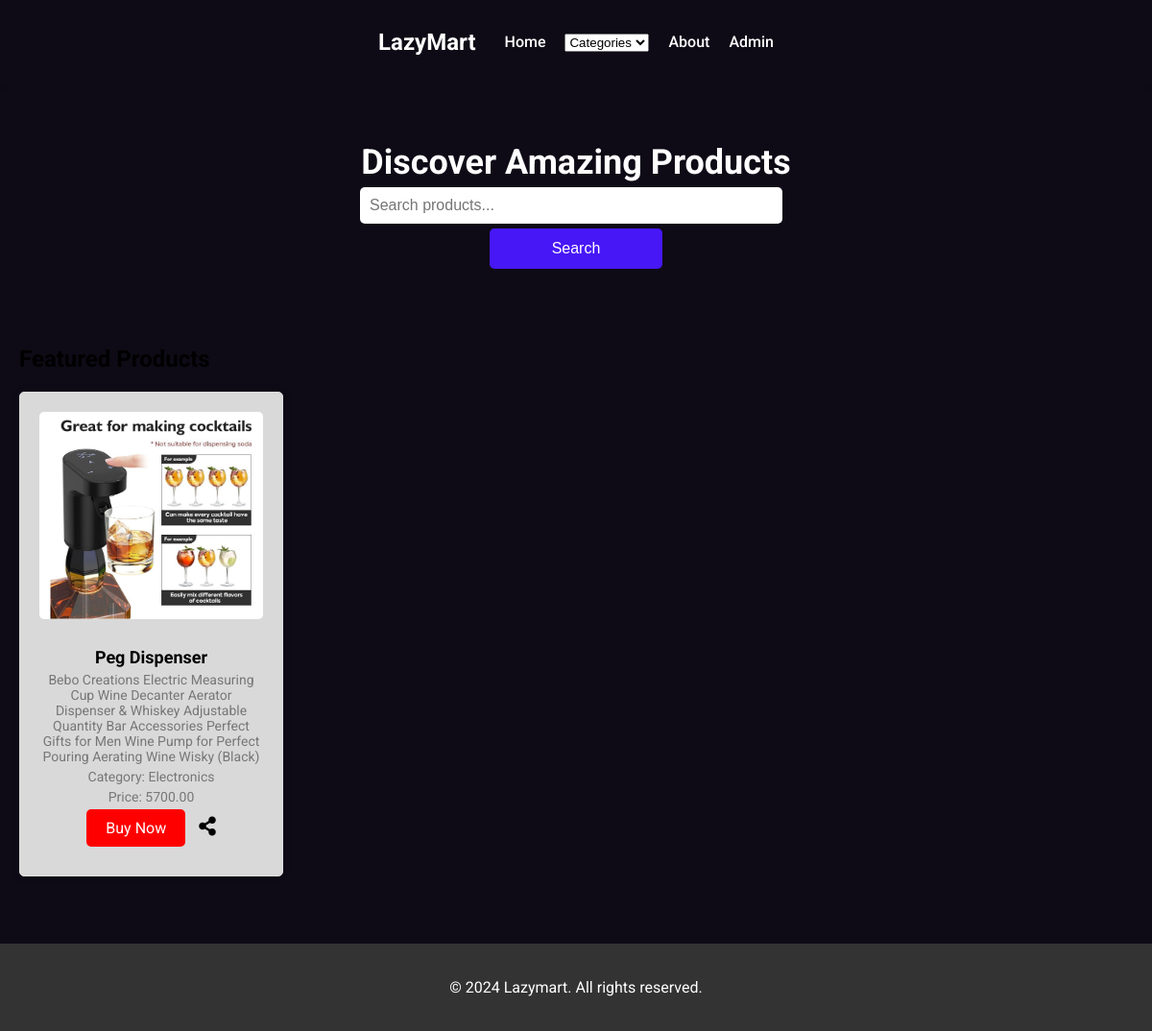
The page / on the database its author committed.
### tables this page shows
CREATE TABLE `products` (
  `id` int(11) NOT NULL,
  `image_path` varchar(255) NOT NULL,
  `title` varchar(255) NOT NULL,
  `description` text NOT NULL,
  `category` varchar(50) NOT NULL,
  `price` decimal(10,2) NOT NULL,
  `affiliate_link` varchar(255) NOT NULL,
  `image_data` longblob DEFAULT NULL
);

### index.php (the view, shortened to what this page needs)
<?php
include_once "db_connection.php";
$sql = "SELECT * FROM products";
$result = $conn->query($sql);
if ($result->num_rows > 0) {
    $products = $result->fetch_all(MYSQLI_ASSOC);
} else {
    $products = [];
}
?>
<!DOCTYPE html>
<html lang="en">
<head>
    <link rel="stylesheet" href="styles.css">
    <link rel="stylesheet" href="https://cdnjs.cloudflare.com/ajax/libs/font-awesome/5.15.4/css/all.min.css">
</head>
<body>
    <nav class="navbar">
        <div class="container">
            <a href="index.html" class="logo">LazyMart</a>
            <div class="menu">
                <ul>
                    <li><a href="index.html">Home</a></li>
                    <li>
                        <select onchange="location = this.value;">
                            <option value="#">Categories</option>
                        </select>
                    </li>
                    <li><a href="about.html">About</a></li>
                    <li><a href="admin-login.html">Admin</a></li>
                </ul>
            </div>
        </div>
    </nav>
    <section class="hero">
        <div class="container">
            <h1>Discover Amazing Products</h1>
            <form class="search-form" method="GET" action="index.php">
                <input type="text" name="search" placeholder="Search products...">
                <button type="submit">Search</button>
            </form>
        </div>
    </section>
<section class="products">
    <div class="container">
        <h2>Featured Products</h2>
        <div class="product-grid">
            <?php foreach ($products as $product) : ?>
                <div class="product-card">
                    <img src="<?php echo $product['image_path']; ?>" alt="Product Image">
                    <div class="product-info">
                        <h3><?php echo $product['title']; ?></h3>
                        <p><?php echo $product['description']; ?></p>
                        <p>Category: <?php echo $product['category']; ?></p>
                        <p class="price">Price: <?php echo $product['price']; ?></p>
                        <div class="button-container">
                            <a href="<?php echo $product['affiliate_link']; ?>" class="buy-now-button">Buy Now</a>
                            <i class="fas fa-share-alt share-icon" onclick="toggleShareModal('<?php echo $product['title']; ?>', '<?php echo $product['description']; ?>', '<?php echo $product['affiliate_link']; ?>', '<?php echo $product['image_path']; ?>')"></i>
                        </div>
                    </div>
                </div>
            <?php endforeach; ?>
        </div>
    </div>
</section>
    <footer class="footer">
        <div class="container">
            <p>&copy; 2024 Lazymart. All rights reserved.</p>
        </div>
    </footer>
</body>
</html>

### styles.css (style rules this page uses)
body { font-family: 'Roboto', sans-serif; margin: 0; padding: 0; }
.container { max-width: 1200px; margin: 0 auto; padding: 0 20px; }
.navbar { background-color: #333; color: #fff; padding: 10px 0; }
.navbar .container { display: flex; justify-content: space-between; align-items: center; }
.logo { font-size: 24px; }
.menu ul { list-style: none; padding: 0; margin: 0; }
.menu ul li { display: inline-block; margin-right: 20px; }
.menu ul li a { color: #fff; text-decoration: none; }
.hero { background-color: #f9f9f9; padding: 100px 0; text-align: center; }
.hero h1 { font-size: 36px; margin-bottom: 30px; }
.search-form { max-width: 600px; margin: 0 auto; }
.search-form input[type="text"] { width: 70%; padding: 10px; font-size: 16px; border: 1px solid #ddd; border-radius: 5px 0 0 5px; }
.search-form button { width: 30%; padding: 10px; font-size: 16px; border: none; background-color: #007bff; color: #fff; border-radius: 0 5px 5px 0; cursor: pointer; }
.products { padding: 50px 0; }
.product-grid { display: grid; grid-template-columns: repeat(auto-fill, minmax(250px, 1fr)); gap: 20px; }
.product-card { background-color: #fff; border: 1px solid #ddd; border-radius: 5px; padding: 20px; text-align: center; }
.product-card img { max-width: 100%; border-radius: 5px; margin-bottom: 20px; }
.product-card h3 { font-size: 18px; margin-bottom: 10px; }
.product-card p { font-size: 16px; color: #777; margin-bottom: 20px; }
.footer { background-color: #333; color: #fff; padding: 20px 0; text-align: center; }

### index.php (style rules this page uses)
body { font-family: 'Roboto', sans-serif; background-color: #0e0b16; margin: 0; padding: 0; }
.container { max-width: 1200px; margin: 0 auto; padding: 0 20px; }
.navbar { background-color: #0e0b16; color: white; padding: 15px 20px; position: relative; display: flex; justify-content: space-between; align-items: center; box-shadow: 0 2px 5px rgba(0,0,0,0.1); }
.logo { font-size: 24px; padding: 15px 20px; align-items: left; font-weight: bold; margin-right: 10px; text-decoration: none; color: white; }
.menu { display: flex; align-items: center; }
.menu ul { list-style-type: none; margin: 0; padding: 0; display: flex; }
.menu ul li { margin-right: 20px; }
.menu ul li a { color: white; text-decoration: none; font-weight: 500; transition: all 0.3s ease; }
.buy-now-button { padding: 10px 20px; background-color: red; color: white; border: none; border-radius: 5px; text-decoration: none; transition: all 0.3s ease; cursor: pointer; display: inline-block; }
.product-card { border: 1px Green; border-radius: 5px; padding: 20px; text-align: center; transition: all 0.3s ease; position: relative; overflow: hidden; margin-bottom: 10px; }
.product-card { border: 1px solid #ddd; border-radius: 5px; padding: 20px; text-align: center; transition: all 0.3s ease; position: relative; overflow: hidden; margin-bottom: 20px; background-color: #d9d9d9; box-shadow: 0px 0px 10px rgba(0, 0, 0, 0.1); }
.product-card img { max-width: 100%; height: auto; margin-bottom: 15px; transition: transform 0.3s ease; }
.share-icon { color: black; font-size: 20px; cursor: pointer; margin-left: 10px; }
.product-info { padding: 10px 0; }
.product-info h3 { margin: 0; }
.product-info p { margin: 5px 0; font-size: 14px; }
.hero { background-color: #0e0b16; color: white; padding: 60px 1px; text-align: center; padding-bottom: 10px; }
.hero h1 { margin: 0; font-size: 36px; }
.search-form { margin-top: 5px; }
.search-form input[type="text"] { padding: 10px; width: 70%; border: none; border-radius: 5px; margin-right: 10px; }
.search-form button { padding: 12px 20px; background-color: #4717f6; color: white; border: none; margin-top: 5px; border-radius: 5px; cursor: pointer; }

### rows shown on the page
products: image_path (picture), title "Peg Dispenser", description "Bebo Creations Electric Measuring Cup Wine Decanter Aerator Dispenser & Whiskey Adjustable Quantity Bar Accessories Perfect Gifts for Men Wine Pump for Perfect Pouring Aerating Wine Wisky (Black)", category "Electronics", price "5700.00"
